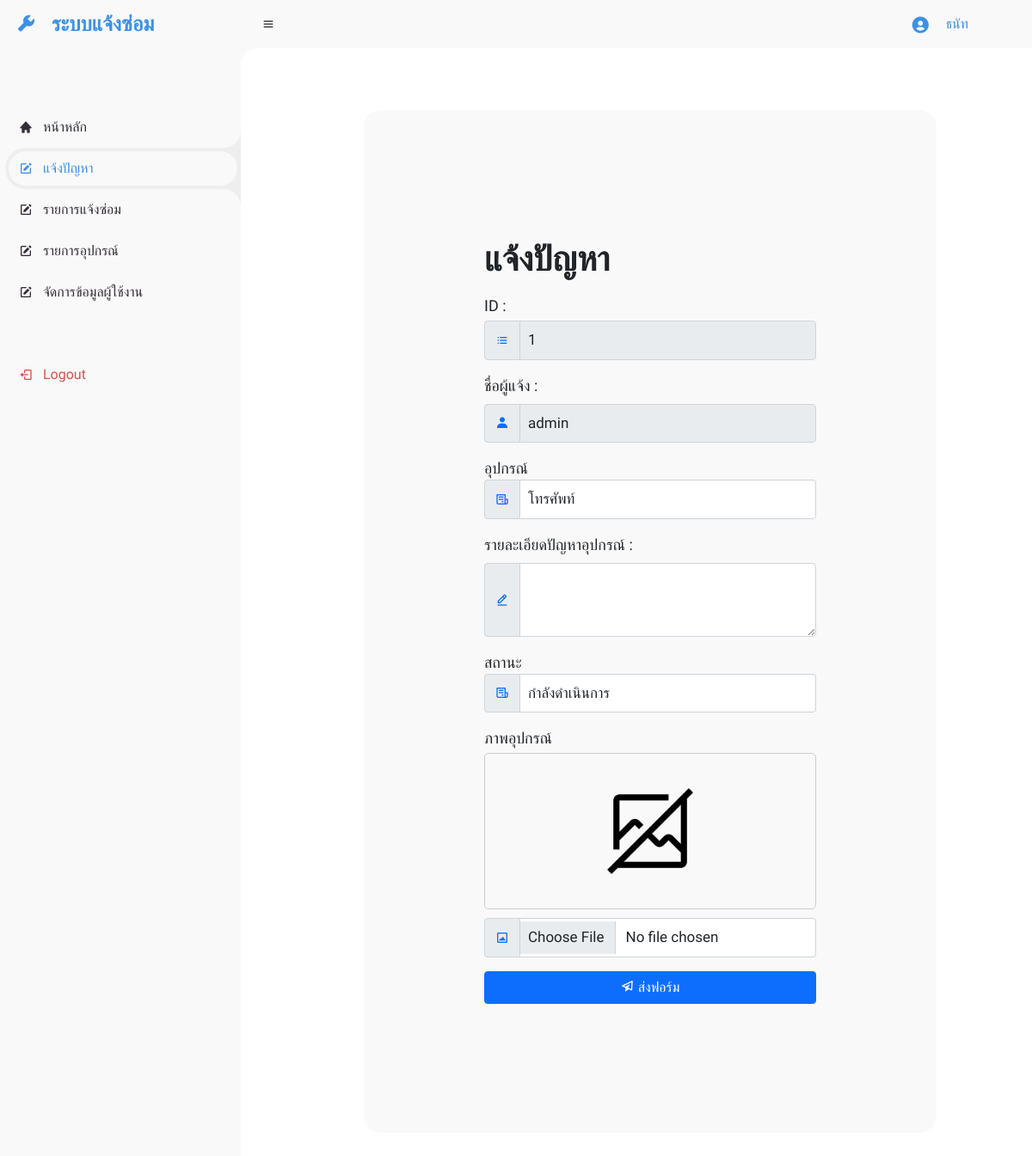
Page /edit_problem.php?id=1 (signed in) on the committed database.
### tables this page shows
CREATE TABLE `personal` (
  `per_id` int(5) NOT NULL COMMENT 'รหัสข้อมูลส่วนตัว',
  `user_id` int(5) NOT NULL COMMENT 'เลขรหัส user',
  `t_id` int(5) NOT NULL COMMENT 'รหัสคำนำหน้าชื่อ',
  `f_name` varchar(20) NOT NULL COMMENT 'ชื่อจริง',
  `l_name` varchar(20) NOT NULL COMMENT 'นามสกุล',
  `status_id` int(5) NOT NULL COMMENT 'รหัสสถานะ',
  `tel_num` varchar(15) NOT NULL COMMENT 'เบอร์โทรศัพท์'
);

CREATE TABLE `repair` (
  `repair_id` int(5) NOT NULL COMMENT 'รหัสการแจ้งซ่อม',
  `user_id` int(5) NOT NULL COMMENT 'รหัสผู้ใช้งาน',
  `user` varchar(50) NOT NULL COMMENT 'ชื่อ user',
  `product_id` int(5) NOT NULL COMMENT 'รหัสอุปกรณ์',
  `pt_id` int(5) NOT NULL COMMENT 'รหัสไอดีจากตาราง pt',
  `repair_status_id` int(5) NOT NULL DEFAULT 1 COMMENT 'id จากตาราง status',
  `repair_detail` varchar(100) NOT NULL COMMENT 'อาการชำรุด',
  `repair_img` varchar(100) NOT NULL COMMENT 'รูปของเสีย',
  `repair_date` timestamp NOT NULL DEFAULT current_timestamp() COMMENT 'วันที่รับซ่อม',
  `review_grade` varchar(20) NOT NULL COMMENT 'คะแนนรีวิว'
);

### edit_problem.php (the view, shortened to what this page needs)
<?php
	include 'condb.php';
    $id = $_GET['id'];
    $sql =  "SELECT r.repair_id, r.user, rs.repair_status, pt.p_name, r.repair_detail, r.repair_date, r.repair_img
    FROM repair AS r
    INNER JOIN product_type AS pt ON pt.pt_id = r.pt_id
    INNER JOIN repair_status AS rs ON rs.repair_status_id  = r.repair_status_id
    WHERE r.repair_id = '$id'";
    $result = mysqli_query($conn, $sql);
	$row = mysqli_fetch_array($result);
	$query_pname =  "SELECT * FROM product_type";
	$data_pname = mysqli_query($conn, $query_pname);
    $query_status =  "SELECT * FROM repair_status";
	$data_status = mysqli_query($conn, $query_status);
?>
<!DOCTYPE html>
<html lang="en">
<head>
	<link href='https://unpkg.com/boxicons@2.0.9/css/boxicons.min.css' rel='stylesheet'>
	<link rel="stylesheet" href="styles/edit_pb.css">
	<link href="https://cdn.jsdelivr.net/npm/bootstrap@5.0.2/dist/css/bootstrap.min.css" rel="stylesheet">
</head>
<body>
        <section id="sidebar">
		<a href="#" class="brand">
			<i class='bx bxs-wrench' ></i>
			<span class="text">ระบบแจ้งซ่อม</span>
		</a>
		<ul class="side-menu top">
			<li >
				<a href="main_page.php">
					<i class='bx bxs-home'></i>
					<span class="text">หน้าหลัก</span>
				</a>
			</li>
			<li class="active">
				<a href="problem_report.php">
					<i class='bx bxs-edit'></i>
					<span class="text">แจ้งปัญหา</span>
				</a>
			</li>
			<li>
				<a href="problem_list.php">
					<i class='bx bxs-edit'></i>
					<span class="text">รายการแจ้งซ่อม</span>
				</a>
			</li>
			<li>
				<a href="product_list.php">
					<i class='bx bxs-edit'></i>
					<span class="text">รายการอุปกรณ์</span>
				</a>
			</li>
			<li>
				<a href="show_member.php">
					<i class='bx bxs-edit'></i>
					<span class="text">จัดการข้อมูลผู้ใช้งาน</span>
				</a>
			</li>
		</ul>
		<ul class="side-menu">
			<li>
				<a href="#" class="logout">
					<i class='bx bx-log-out' ></i>
					<span class="text">Logout</span>
				</a>
			</li>
		</ul>
	</section>
	<section id="content">
		<nav>
			<i class='bx bx-menu' ></i>
			<a href="#" class="profile">
				<i class='bx bxs-user-circle'></i>
				<?php if(isset($_SESSION['user_login']) || isset($_SESSION['admin_login'])){
					$user_id = isset($_SESSION['user_login']) ? $_SESSION['user_login'] : $_SESSION['admin_login'];
					$sql0 = "SELECT * FROM personal WHERE user_id = $user_id";
					$query0 = 	mysqli_query($conn, $sql0);
					$personal = mysqli_fetch_assoc($query0);
				}
				?>
				<span class="profile-name"><?php echo $personal['f_name'] ;?></span>
			</a>
		</nav>
		<main>
			<ul class="box-info login">
				<li>
					<div class="header-text  mb-3">
						<h1 >แจ้งปัญหา</h1>
					</div>
					<form action = "update_problem.php" method="POST" enctype="multipart/form-data" >
                    <label for="username" class="form-label mb-1 ">ID : </label>
						<div class="input-group mb-3 	 ">
							<span class="input-group-text" id="username"><i class='bx bx-list-ul btn-outline-primary'></i></span>
							<input id="inputGroup-sizing-sm" class="form-control" name="repair_id" type="text" aria-label="default input example" readonly value="<?php echo $row['repair_id']?>" >
						</div>
						<label for="username" class="form-label mb-2">ชื่อผู้แจ้ง : </label>
						<div class="input-group mb-3">
							<span class="input-group-text" id="username"><i class='bx bxs-user btn-outline-primary'></i></span>
							<input id="username" class="form-control" name="username" type="text" readonly value="<?php echo $row['user']?>" aria-label="default input example ">
						</div>
						<label for="product">อุปกรณ์</label>
							<div class="input-group mb-3">
							<span class="input-group-text" id="pt_name"><i class='bx bx-receipt btn-outline-primary'></i></span>
								<select name="pt_id" id="pt_name" class="form-control" aria-label="default input example" >
                                <?php
									while($row1 = mysqli_fetch_array($data_pname)){
										$selected = ($row1['p_name'] == $row['p_name']) ? 'selected' : '';
									?>
										<option value="<?php echo $row1['pt_id']?>" <?php echo $selected ?>>
											<?php echo $row1['p_name']?>
										</option>
									<?php }?>
								</select>
							</div>
						<label for="problem" class="form-label mb-2">รายละเอียดปัญหาอุปกรณ์ : </label>
                        <div class="input-group mb-3">
							<span class="input-group-text" id="problem"><i class='bx bx-edit-alt btn-outline-primary'></i></span>
                            <textarea name="problem" class="form-control" rows="3" aria-label="default input example" id="problem"><?php echo $row['repair_detail']?></textarea>
						</div>
						<label for="product">สถานะ</label>
							<div class="input-group mb-3">
							<span class="input-group-text" id="status"><i class='bx bx-receipt btn-outline-primary'></i></span>
								<select name="status" id="status" class="form-control" aria-label="default input example" >
                                <?php
									while($row2 = mysqli_fetch_array($data_status)){
										$selected = ($row2['repair_status'] == $row['repair_status']) ? 'selected' : '';
									?>
										<option value="<?php echo $row2['repair_status_id']?>" <?php echo $selected ?>>
											<?php echo $row2['repair_status']?>
										</option>
									<?php }?>
								</select>
							</div>
						<label for="img" class="form-label mb-1 ">ภาพอุปกรณ์ </label>
						<div class="image-box">
							<div class="image-wrapper">
								<?php if(!empty($row['repair_img'])): ?>
									<img src="img/img_problem/<?=$row['repair_img']?>">
								<?php else: ?>
									<img src="img/no-image.png">
								<?php endif; ?>
							</div>
						</div>
                        <div class="input-group mb-3">
							<span class="input-group-text" id="repair_img"><i class='bx bx-image-alt btn-outline-primary'></i></span>
							<input id="repair_img" class="form-control" name="repair_img" type="file" accept="image/png, image/jpg, image/jpeg" placeholder="" aria-label="default input example">
						</div>
						<div>
							<button type="submit" name="signin" class="w-100 fs-6 btn btn-primary">
                                <i class='bx bx-paper-plane'></i> ส่งฟอร์ม
							</button>
						</div>
					</form>
				</li>
			</ul>
		</main>
	</section>
</body>
</html>

### styles/edit_pb.css (style rules this page uses)
* { margin: 0; padding: 0; box-sizing: border-box; }
a { text-decoration: none; }
li { list-style: none; }
:root { --poppins: 'Poppins', sans-serif; --lato: 'Lato', sans-serif; --prompt: 'Prompt', sans-serif; --light: #F9F9F9; --blue: #3C91E6; --light-blue: #CFE8FF; --grey: #eee; --dark-grey: #AAAAAA; --dark: #342E37; --red: #DB504A; --yellow: #FFCE26; --light-yellow: #FFF2C6; --orange: #FD7238; --light-orange: #FFE0D3; }
html { overflow-x: hidden; }
body { background: var(--grey); overflow-x: hidden; }
#sidebar { position: fixed; top: 0; left: 0; width: 280px; height: 100%; background: var(--light); z-index: 2000; font-family: var(--prompt); transition: .3s ease; overflow-x: hidden; scrollbar-width: none; }
#sidebar a { text-decoration: none; }
#sidebar li { text-decoration: none; }
#sidebar .brand { font-size: 24px; font-weight: 700; height: 56px; display: flex; align-items: center; color: var(--blue); position: sticky; top: 0; left: 0; background: var(--light); z-index: 500; padding-bottom: 20px; box-sizing: content-box; }
#sidebar .brand .bx { min-width: 60px; display: flex; justify-content: center; }
#sidebar .side-menu { width: 100%; margin-top: 48px; padding-left: 0rem; }
#sidebar .side-menu li { height: 48px; background: transparent; margin-left: 6px; border-radius: 48px 0 0 48px; padding: 4px; }
#sidebar .side-menu li.active { background: var(--grey); position: relative; }
#sidebar .side-menu li.active::before { content: ''; position: absolute; width: 40px; height: 40px; border-radius: 50%; top: -40px; right: 0; box-shadow: 20px 20px 0 var(--grey); z-index: -1; }
#sidebar .side-menu li.active::after { content: ''; position: absolute; width: 40px; height: 40px; border-radius: 50%; bottom: -40px; right: 0; box-shadow: 20px -20px 0 var(--grey); z-index: -1; }
#sidebar .side-menu li a { width: 100%; height: 100%; background: var(--light); display: flex; align-items: center; border-radius: 48px; font-size: 16px; color: var(--dark); white-space: nowrap; overflow-x: hidden; }
#sidebar .side-menu.top li.active a { color: var(--blue); }
#sidebar .side-menu li a.logout { color: var(--red); }
#sidebar .side-menu li a .bx { min-width: calc(60px - ((4px + 6px) * 2)); display: flex; justify-content: center; }
#sidebar .side-menu.top { padding-left: 0rem; }
#content { position: relative; width: calc(100% - 280px); left: 280px; transition: .3s ease; }
#content nav { height: 56px; background: var(--light); padding: 0 24px; display: flex; align-items: center; grid-gap: 24px; font-family: var(--lato); position: sticky; top: 0; left: 0; z-index: 1000; }
#content nav .profile { margin-left: auto; margin-right: 50px; display: flex; align-items: center; justify-content: center; text-decoration: none; }
#content nav .profile-name { color: var(--blue); font-family: var(--prompt); font-size: 16px; margin-left: 18px; }
#content nav .profile .bxs-user-circle { color: var(--blue); font-size: 23px; }
#content nav::before { content: ''; position: absolute; width: 40px; height: 40px; bottom: -40px; left: 0; border-radius: 50%; box-shadow: -20px -20px 0 var(--light); }
#content nav a { color: var(--dark); }
#content nav .bx.bx-menu { cursor: pointer; color: var(--dark); }
#content main .header-text h1 { font-weight: bold; }
#content main { width: 100%; padding: 36px 24px; font-family: var(--prompt); overflow-y: auto; display: flex; justify-content: center; }
#content main .box-info { display: flex; grid-gap: 24px; margin-top: 36px; }
#content main .box-info li { background: var(--light); border-radius: 20px; padding: 150px 140px; font-size: 18px; }
#content main .box-info input.form-control { font-size: 17px; padding: 9px; }
#content main .box-info select.form-control { font-size: 17px; padding: 9px; }
#content main .image-box { border: 1px solid #ccc; padding: 40px; border-radius: 5px; margin-bottom: 10px; }
#content main .image-wrapper { display: flex; justify-content: center; align-items: center; height: 100px; }
#content main .image-wrapper img { max-width: 100%; max-height: 100%; display: block; margin: auto; }

### edit_problem.php (style rules this page uses)
form .input-group.mb-3 { width: 100%; }
.image-box { border: 1px solid #ccc; padding: 10px; border-radius: 5px; margin-bottom: 10px; }

### rows in the picture
personal: f_name "ธนัท"
repair: repair_id "1", username "admin"

### other values in the picture
form field pt_id "โทรศัพท์"
form field status "กำลังดำเนินการ"
